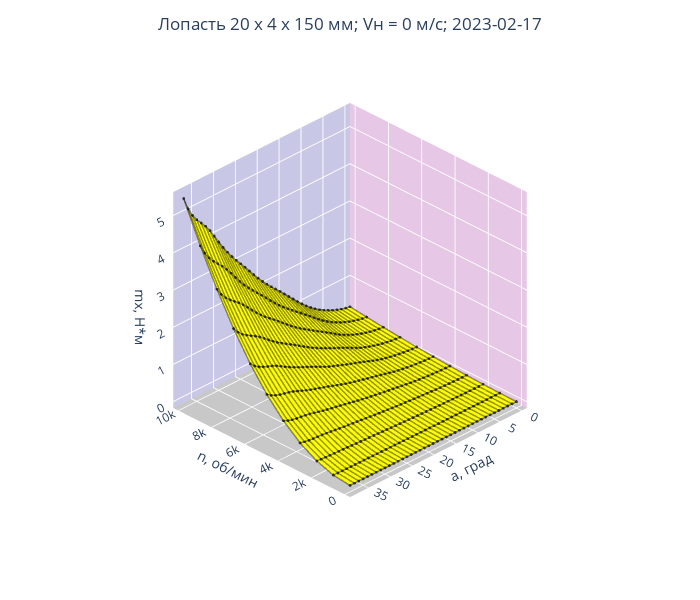

The notebook cell saved with this chart:
### Code cell
plot(mx_m, mx, 'mx, Н*м', [[0,'rgb(255, 255, 0)'], [1,  'rgb(255, 255, 0)']])
